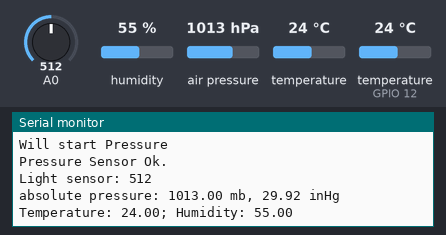
Simulated run of this sketch. Board: ESP8266 (NodeMCU). Shown: the last lines printed to the serial monitor. The inputs (shaded band) are chosen by the test bench; at power-on: humidity 55 %, air pressure 1013 hPa, A0 = 512, temperature (sensor on GPIO 12) 24 °C, temperature 24 °C.

Above: at 1.2 s.
1.3 s: humidity set to 22 %
At 2.6 s:
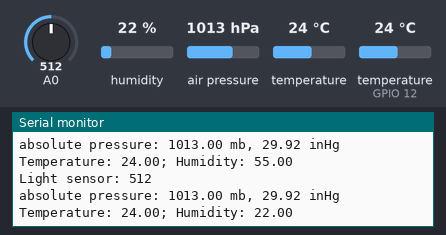
2.8 s: air pressure set to 952 hPa
At 4.17 s:
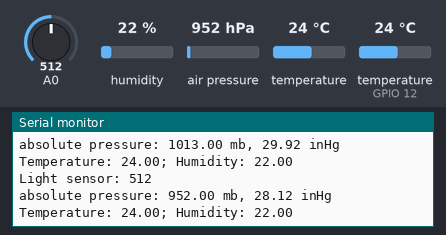
4.3 s: A0 set to 716
5.8 s: temperature (sensor on GPIO 12) set to 12 °C
At 7.0 s:
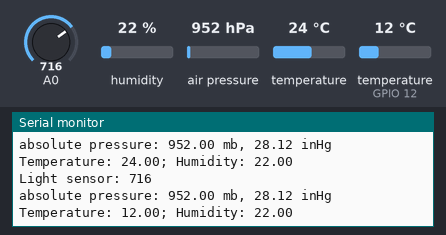
7.3 s: air pressure set to 975 hPa
At 8.7 s:
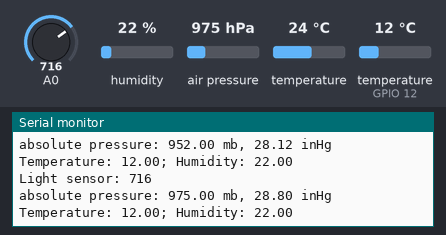
8.8 s: A0 set to 992
At 11.1 s:
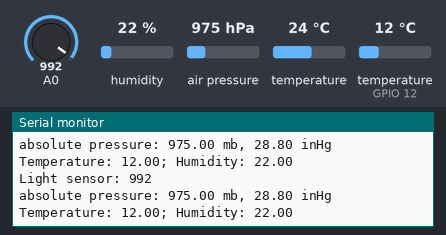
Timing chart, 0 to 11.3 s (numbered marks = the images above; inputs shaded):
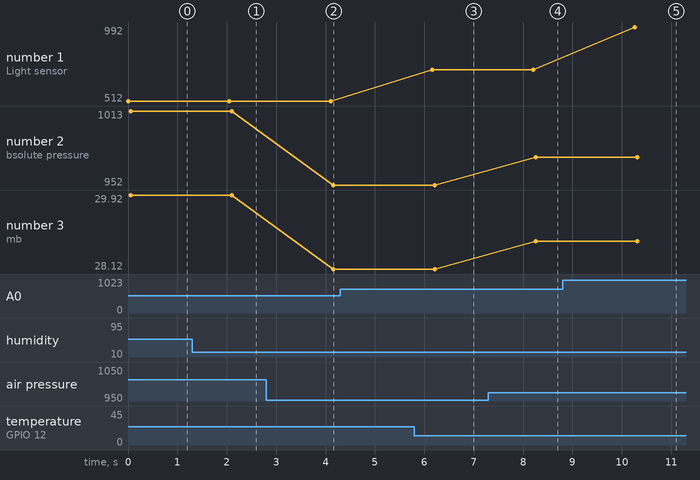

The sketch:

dht-sensor.ino
```cpp
#include <Arduino.h>
#include <ESP8266WiFi.h>
#include <Adafruit_Sensor.h>
#include <DHT.h>
#include <SFE_BMP180.h>
#include <Wire.h>

#define DHTPIN 12
#define DHTTYPE DHT11

DHT dht(DHTPIN, DHTTYPE);
SFE_BMP180 pressure;

float temp = 0.0;
float humidity = 0.0;

void setup()
{
  Serial.begin(115200);
  dht.begin();
  Serial.println();
  Serial.println("Will start Pressure");
  if (pressure.begin())
  {
    Serial.println("Pressure Sensor Ok.");
  }
  else{
    Serial.println("Pressure failed.");
  }
}

void loop()
{
  char status;
  double T, P;

  int ldrValue = analogRead(A0);
  Serial.print("Light sensor: ");
  Serial.println(ldrValue);

  float newTemp = dht.readTemperature();
  if (!isnan(newTemp))
  {
    temp = newTemp;
  }

  float newHumidity = dht.readHumidity();
  if (!isnan(newHumidity))
  {
    humidity = newHumidity;
  }

  status = pressure.getTemperature(T);
  if (status != 0)
  {
    delay(status);
    status = pressure.getTemperature(T);
    if (status != 0)
    {
      status = pressure.startPressure(3);
      if (status != 0)
      {
        delay(status);
        status = pressure.getPressure(P, T);
        if (status != 0)
        {
          // Print out the measurement:
          Serial.print("absolute pressure: ");
          Serial.print(P, 2);
          Serial.print(" mb, ");
          Serial.print(P * 0.0295333727, 2);
          Serial.println(" inHg");
        }
      }
    }
  }

  Serial.print("Temperature: ");
  Serial.print(temp);
  Serial.print("; Humidity: ");
  Serial.println(humidity);
  delay(2000);
}
```

Measured:
- after the input at 1.3 s, the serial monitor: prints a new line after 0.80 s (image 1)
- after the input at 2.8 s, the serial monitor: prints a new line after 1.4 s (image 2)
- after the input at 5.8 s, the serial monitor: prints a new line after 0.41 s (image 3)
- after the input at 7.3 s, the serial monitor: prints a new line after 0.96 s (image 4)
- after the input at 8.8 s, the serial monitor: prints a new line after 1.5 s (image 5)
- plotted number 1: 716 → 992 after the input at 8.8 s
- plotted number 2: 1013 → 952 after the input at 2.8 s, 952 → 975 after the input at 7.3 s
- plotted number 3: 29.92 → 28.12 after the input at 2.8 s, 28.12 → 28.8 after the input at 7.3 s
